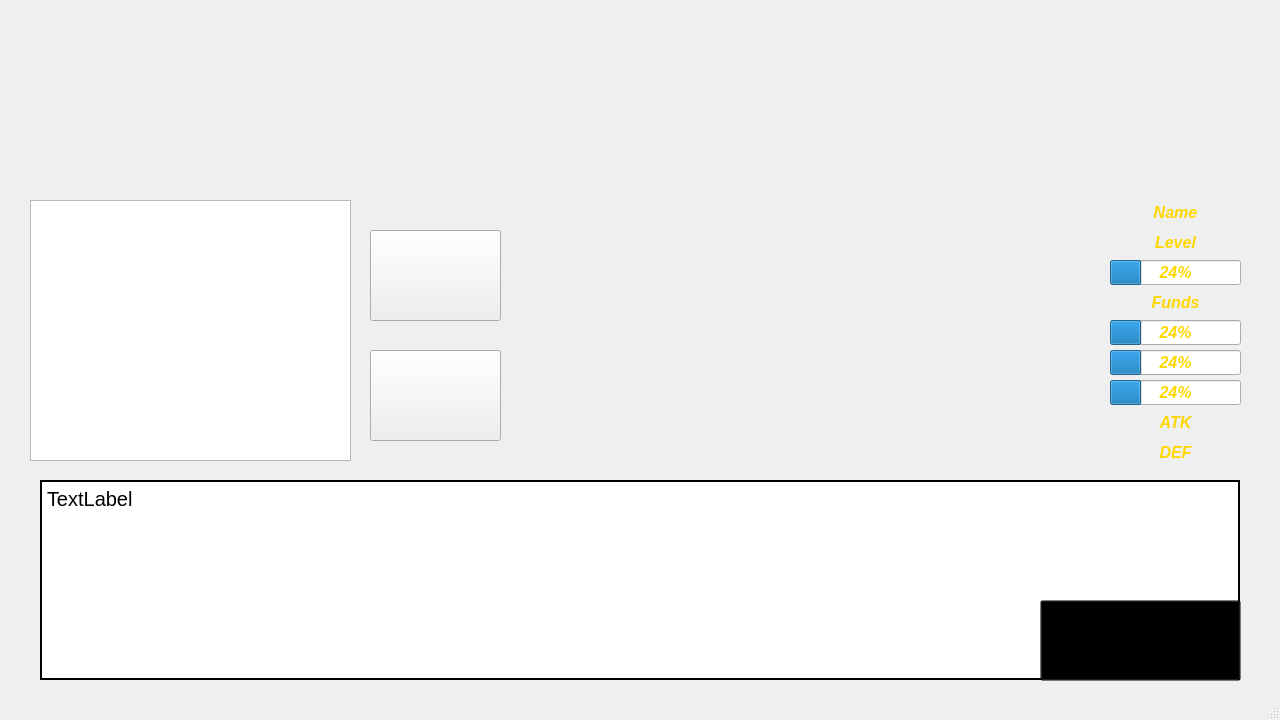
<?xml version="1.0" encoding="UTF-8"?>
<ui version="4.0">
 <class>ShopWindow</class>
 <widget class="QMainWindow" name="ShopWindow">
  <property name="geometry">
   <rect>
    <x>0</x>
    <y>0</y>
    <width>1280</width>
    <height>720</height>
   </rect>
  </property>
  <property name="windowTitle">
   <string>MainWindow</string>
  </property>
  <widget class="QWidget" name="centralwidget">
   <widget class="QLabel" name="shopkeeper">
    <property name="geometry">
     <rect>
      <x>60</x>
      <y>0</y>
      <width>1280</width>
      <height>720</height>
     </rect>
    </property>
    <property name="styleSheet">
     <string notr="true">image: url(:/resources/images/shopkeeper.png);
background-color: transparent;</string>
    </property>
    <property name="text">
     <string/>
    </property>
   </widget>
   <widget class="QLabel" name="dialog">
    <property name="geometry">
     <rect>
      <x>40</x>
      <y>480</y>
      <width>1200</width>
      <height>200</height>
     </rect>
    </property>
    <property name="font">
     <font>
      <pointsize>15</pointsize>
     </font>
    </property>
    <property name="styleSheet">
     <string notr="true">background-color: rgb(255, 255, 255);
border-color: rgb(0, 0, 0);
border-style: solid;
border-width: 2px;</string>
    </property>
    <property name="text">
     <string>TextLabel</string>
    </property>
    <property name="alignment">
     <set>Qt::AlignLeading|Qt::AlignLeft|Qt::AlignTop</set>
    </property>
   </widget>
   <widget class="QPushButton" name="select">
    <property name="geometry">
     <rect>
      <x>370</x>
      <y>230</y>
      <width>131</width>
      <height>91</height>
     </rect>
    </property>
    <property name="text">
     <string/>
    </property>
   </widget>
   <widget class="QLabel" name="board">
    <property name="geometry">
     <rect>
      <x>10</x>
      <y>180</y>
      <width>511</width>
      <height>301</height>
     </rect>
    </property>
    <property name="styleSheet">
     <string notr="true">image: url(:/resources/images/shopboard.png);</string>
    </property>
    <property name="text">
     <string/>
    </property>
   </widget>
   <widget class="QListWidget" name="shoplist">
    <property name="geometry">
     <rect>
      <x>30</x>
      <y>200</y>
      <width>321</width>
      <height>261</height>
     </rect>
    </property>
   </widget>
   <widget class="QPushButton" name="back">
    <property name="geometry">
     <rect>
      <x>370</x>
      <y>350</y>
      <width>131</width>
      <height>91</height>
     </rect>
    </property>
    <property name="text">
     <string/>
    </property>
   </widget>
   <widget class="QStackedWidget" name="next_floor_page">
    <property name="geometry">
     <rect>
      <x>0</x>
      <y>0</y>
      <width>1280</width>
      <height>720</height>
     </rect>
    </property>
    <property name="styleSheet">
     <string notr="true">background-color: transparent;</string>
    </property>
    <widget class="QWidget" name="page">
     <widget class="QPushButton" name="next_floor">
      <property name="geometry">
       <rect>
        <x>1040</x>
        <y>600</y>
        <width>201</width>
        <height>81</height>
       </rect>
      </property>
      <property name="text">
       <string/>
      </property>
     </widget>
    </widget>
    <widget class="QWidget" name="page_2"/>
   </widget>
   <widget class="QProgressBar" name="PlayerMPBar">
    <property name="geometry">
     <rect>
      <x>1110</x>
      <y>350</y>
      <width>131</width>
      <height>25</height>
     </rect>
    </property>
    <property name="font">
     <font>
      <pointsize>12</pointsize>
      <weight>75</weight>
      <italic>true</italic>
      <bold>true</bold>
     </font>
    </property>
    <property name="styleSheet">
     <string notr="true">color: gold;</string>
    </property>
    <property name="value">
     <number>24</number>
    </property>
   </widget>
   <widget class="QLabel" name="PlayerATK_title">
    <property name="geometry">
     <rect>
      <x>1040</x>
      <y>410</y>
      <width>60</width>
      <height>25</height>
     </rect>
    </property>
    <property name="styleSheet">
     <string notr="true">image: url(:/resources/images/ATK.png);</string>
    </property>
    <property name="text">
     <string/>
    </property>
   </widget>
   <widget class="QLabel" name="PlayerEXP">
    <property name="geometry">
     <rect>
      <x>1040</x>
      <y>260</y>
      <width>60</width>
      <height>25</height>
     </rect>
    </property>
    <property name="styleSheet">
     <string notr="true">image: url(:/resources/images/exp.png);</string>
    </property>
    <property name="text">
     <string/>
    </property>
   </widget>
   <widget class="QLabel" name="PlayerAP_title">
    <property name="geometry">
     <rect>
      <x>1040</x>
      <y>380</y>
      <width>60</width>
      <height>25</height>
     </rect>
    </property>
    <property name="styleSheet">
     <string notr="true">image: url(:/resources/images/AP.png);</string>
    </property>
    <property name="text">
     <string/>
    </property>
   </widget>
   <widget class="QLabel" name="PlayerHP">
    <property name="geometry">
     <rect>
      <x>1040</x>
      <y>320</y>
      <width>60</width>
      <height>25</height>
     </rect>
    </property>
    <property name="styleSheet">
     <string notr="true">image: url(:/resources/images/HP.png);</string>
    </property>
    <property name="text">
     <string/>
    </property>
   </widget>
   <widget class="QLabel" name="PlayerMP">
    <property name="geometry">
     <rect>
      <x>1040</x>
      <y>350</y>
      <width>60</width>
      <height>25</height>
     </rect>
    </property>
    <property name="styleSheet">
     <string notr="true">image: url(:/resources/images/MP.png);</string>
    </property>
    <property name="text">
     <string/>
    </property>
   </widget>
   <widget class="QProgressBar" name="PlayerEXPBar">
    <property name="geometry">
     <rect>
      <x>1110</x>
      <y>260</y>
      <width>131</width>
      <height>25</height>
     </rect>
    </property>
    <property name="font">
     <font>
      <pointsize>12</pointsize>
      <weight>75</weight>
      <italic>true</italic>
      <bold>true</bold>
     </font>
    </property>
    <property name="styleSheet">
     <string notr="true">color: gold;</string>
    </property>
    <property name="value">
     <number>24</number>
    </property>
   </widget>
   <widget class="QProgressBar" name="PlayerAPBar">
    <property name="geometry">
     <rect>
      <x>1110</x>
      <y>380</y>
      <width>131</width>
      <height>25</height>
     </rect>
    </property>
    <property name="font">
     <font>
      <pointsize>12</pointsize>
      <weight>75</weight>
      <italic>true</italic>
      <bold>true</bold>
     </font>
    </property>
    <property name="styleSheet">
     <string notr="true">color: gold;</string>
    </property>
    <property name="value">
     <number>24</number>
    </property>
   </widget>
   <widget class="QLabel" name="PlayerFunds">
    <property name="geometry">
     <rect>
      <x>1110</x>
      <y>290</y>
      <width>131</width>
      <height>25</height>
     </rect>
    </property>
    <property name="font">
     <font>
      <pointsize>12</pointsize>
      <weight>75</weight>
      <italic>true</italic>
      <bold>true</bold>
     </font>
    </property>
    <property name="styleSheet">
     <string notr="true">color: gold;</string>
    </property>
    <property name="text">
     <string>Funds</string>
    </property>
    <property name="alignment">
     <set>Qt::AlignCenter</set>
    </property>
   </widget>
   <widget class="QLabel" name="PlayerName_title">
    <property name="geometry">
     <rect>
      <x>1040</x>
      <y>200</y>
      <width>60</width>
      <height>25</height>
     </rect>
    </property>
    <property name="styleSheet">
     <string notr="true">image: url(:/resources/images/Name.png);</string>
    </property>
    <property name="text">
     <string/>
    </property>
   </widget>
   <widget class="QLabel" name="PlayerLevel">
    <property name="geometry">
     <rect>
      <x>1110</x>
      <y>230</y>
      <width>131</width>
      <height>25</height>
     </rect>
    </property>
    <property name="font">
     <font>
      <pointsize>12</pointsize>
      <weight>75</weight>
      <italic>true</italic>
      <bold>true</bold>
     </font>
    </property>
    <property name="styleSheet">
     <string notr="true">color: gold;</string>
    </property>
    <property name="text">
     <string>Level</string>
    </property>
    <property name="alignment">
     <set>Qt::AlignCenter</set>
    </property>
   </widget>
   <widget class="QLabel" name="PlayerLevel_title">
    <property name="geometry">
     <rect>
      <x>1040</x>
      <y>230</y>
      <width>60</width>
      <height>25</height>
     </rect>
    </property>
    <property name="styleSheet">
     <string notr="true">image: url(:/resources/images/Level.png);</string>
    </property>
    <property name="text">
     <string/>
    </property>
   </widget>
   <widget class="QLabel" name="PlayerDEF_title">
    <property name="geometry">
     <rect>
      <x>1040</x>
      <y>440</y>
      <width>60</width>
      <height>25</height>
     </rect>
    </property>
    <property name="styleSheet">
     <string notr="true">image: url(:/resources/images/DEF.png);</string>
    </property>
    <property name="text">
     <string/>
    </property>
   </widget>
   <widget class="QLabel" name="PlayerDEF">
    <property name="geometry">
     <rect>
      <x>1110</x>
      <y>440</y>
      <width>131</width>
      <height>25</height>
     </rect>
    </property>
    <property name="font">
     <font>
      <pointsize>12</pointsize>
      <weight>75</weight>
      <italic>true</italic>
      <bold>true</bold>
     </font>
    </property>
    <property name="styleSheet">
     <string notr="true">color: gold;</string>
    </property>
    <property name="text">
     <string>DEF</string>
    </property>
    <property name="alignment">
     <set>Qt::AlignCenter</set>
    </property>
   </widget>
   <widget class="QLabel" name="PlayerName">
    <property name="geometry">
     <rect>
      <x>1110</x>
      <y>200</y>
      <width>131</width>
      <height>25</height>
     </rect>
    </property>
    <property name="font">
     <font>
      <pointsize>12</pointsize>
      <weight>75</weight>
      <italic>true</italic>
      <bold>true</bold>
     </font>
    </property>
    <property name="styleSheet">
     <string notr="true">color: gold;</string>
    </property>
    <property name="text">
     <string>Name</string>
    </property>
    <property name="alignment">
     <set>Qt::AlignCenter</set>
    </property>
   </widget>
   <widget class="QProgressBar" name="PlayerHPBar">
    <property name="geometry">
     <rect>
      <x>1110</x>
      <y>320</y>
      <width>131</width>
      <height>25</height>
     </rect>
    </property>
    <property name="font">
     <font>
      <pointsize>12</pointsize>
      <weight>75</weight>
      <italic>true</italic>
      <bold>true</bold>
     </font>
    </property>
    <property name="styleSheet">
     <string notr="true">color: gold;</string>
    </property>
    <property name="value">
     <number>24</number>
    </property>
   </widget>
   <widget class="QLabel" name="PlayerATK">
    <property name="geometry">
     <rect>
      <x>1110</x>
      <y>410</y>
      <width>131</width>
      <height>25</height>
     </rect>
    </property>
    <property name="font">
     <font>
      <pointsize>12</pointsize>
      <weight>75</weight>
      <italic>true</italic>
      <bold>true</bold>
     </font>
    </property>
    <property name="styleSheet">
     <string notr="true">color: gold;</string>
    </property>
    <property name="text">
     <string>ATK</string>
    </property>
    <property name="alignment">
     <set>Qt::AlignCenter</set>
    </property>
   </widget>
   <widget class="QLabel" name="PlayerFunds_title">
    <property name="geometry">
     <rect>
      <x>1040</x>
      <y>290</y>
      <width>60</width>
      <height>25</height>
     </rect>
    </property>
    <property name="styleSheet">
     <string notr="true">image: url(:/resources/images/funds.png);</string>
    </property>
    <property name="text">
     <string/>
    </property>
   </widget>
   <zorder>shopkeeper</zorder>
   <zorder>dialog</zorder>
   <zorder>board</zorder>
   <zorder>shoplist</zorder>
   <zorder>select</zorder>
   <zorder>back</zorder>
   <zorder>PlayerMPBar</zorder>
   <zorder>PlayerATK_title</zorder>
   <zorder>PlayerEXP</zorder>
   <zorder>PlayerAP_title</zorder>
   <zorder>PlayerHP</zorder>
   <zorder>PlayerMP</zorder>
   <zorder>PlayerEXPBar</zorder>
   <zorder>PlayerAPBar</zorder>
   <zorder>PlayerFunds</zorder>
   <zorder>PlayerName_title</zorder>
   <zorder>PlayerLevel</zorder>
   <zorder>PlayerLevel_title</zorder>
   <zorder>PlayerDEF_title</zorder>
   <zorder>PlayerDEF</zorder>
   <zorder>PlayerName</zorder>
   <zorder>PlayerHPBar</zorder>
   <zorder>PlayerATK</zorder>
   <zorder>PlayerFunds_title</zorder>
   <zorder>next_floor_page</zorder>
  </widget>
  <widget class="QMenuBar" name="menubar">
   <property name="geometry">
    <rect>
     <x>0</x>
     <y>0</y>
     <width>1280</width>
     <height>21</height>
    </rect>
   </property>
  </widget>
  <widget class="QStatusBar" name="statusbar"/>
 </widget>
 <resources/>
 <connections/>
</ui>
